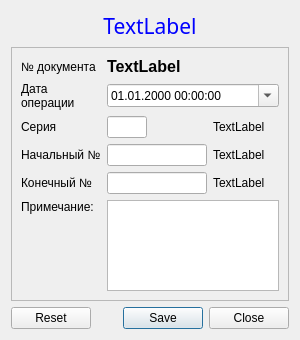
<?xml version="1.0" encoding="UTF-8"?>
<ui version="4.0">
 <class>DocNewDialog</class>
 <widget class="QDialog" name="DocNewDialog">
  <property name="geometry">
   <rect>
    <x>0</x>
    <y>0</y>
    <width>300</width>
    <height>340</height>
   </rect>
  </property>
  <property name="windowTitle">
   <string>Dialog</string>
  </property>
  <layout class="QGridLayout" name="gridLayout">
   <item row="0" column="0">
    <widget class="QLabel" name="labelTitle">
     <property name="font">
      <font>
       <family>Noto Sans</family>
       <pointsize>16</pointsize>
       <weight>9</weight>
       <italic>false</italic>
       <bold>false</bold>
      </font>
     </property>
     <property name="styleSheet">
      <string notr="true">font: 75 16pt &quot;Noto Sans&quot;;
color: rgb(0, 0, 255);</string>
     </property>
     <property name="text">
      <string>TextLabel</string>
     </property>
     <property name="alignment">
      <set>Qt::AlignCenter</set>
     </property>
    </widget>
   </item>
   <item row="1" column="0">
    <widget class="QFrame" name="frame">
     <property name="frameShape">
      <enum>QFrame::StyledPanel</enum>
     </property>
     <property name="frameShadow">
      <enum>QFrame::Raised</enum>
     </property>
     <layout class="QGridLayout" name="gridLayout_2">
      <item row="1" column="0">
       <widget class="QLabel" name="label_4">
        <property name="text">
         <string>Дата
операции</string>
        </property>
       </widget>
      </item>
      <item row="2" column="0">
       <widget class="QLabel" name="label">
        <property name="text">
         <string>Серия</string>
        </property>
       </widget>
      </item>
      <item row="2" column="1">
       <widget class="QLineEdit" name="lineEditSerial">
        <property name="minimumSize">
         <size>
          <width>40</width>
          <height>0</height>
         </size>
        </property>
        <property name="maximumSize">
         <size>
          <width>40</width>
          <height>16777215</height>
         </size>
        </property>
        <property name="clearButtonEnabled">
         <bool>false</bool>
        </property>
       </widget>
      </item>
      <item row="2" column="2">
       <widget class="QLabel" name="labelInfoSer">
        <property name="text">
         <string>TextLabel</string>
        </property>
       </widget>
      </item>
      <item row="3" column="0">
       <widget class="QLabel" name="label_2">
        <property name="text">
         <string>Начальный №</string>
        </property>
       </widget>
      </item>
      <item row="0" column="0">
       <widget class="QLabel" name="label_5">
        <property name="text">
         <string>№ документа</string>
        </property>
       </widget>
      </item>
      <item row="3" column="1">
       <widget class="QLineEdit" name="lineEditBeginNum">
        <property name="minimumSize">
         <size>
          <width>100</width>
          <height>0</height>
         </size>
        </property>
        <property name="maximumSize">
         <size>
          <width>100</width>
          <height>16777215</height>
         </size>
        </property>
       </widget>
      </item>
      <item row="3" column="2">
       <widget class="QLabel" name="labelInfoBeg">
        <property name="text">
         <string>TextLabel</string>
        </property>
       </widget>
      </item>
      <item row="4" column="0">
       <widget class="QLabel" name="label_3">
        <property name="text">
         <string>Конечный №</string>
        </property>
       </widget>
      </item>
      <item row="4" column="1">
       <widget class="QLineEdit" name="lineEditEndNum">
        <property name="minimumSize">
         <size>
          <width>100</width>
          <height>0</height>
         </size>
        </property>
        <property name="maximumSize">
         <size>
          <width>100</width>
          <height>16777215</height>
         </size>
        </property>
       </widget>
      </item>
      <item row="4" column="2">
       <widget class="QLabel" name="labelInfoEnd">
        <property name="text">
         <string>TextLabel</string>
        </property>
       </widget>
      </item>
      <item row="1" column="1" colspan="2">
       <widget class="QDateTimeEdit" name="dateDoc">
        <property name="wrapping">
         <bool>false</bool>
        </property>
        <property name="displayFormat">
         <string>dd.MM.yyyy hh:mm:ss</string>
        </property>
        <property name="calendarPopup">
         <bool>true</bool>
        </property>
       </widget>
      </item>
      <item row="0" column="1">
       <widget class="QLabel" name="labelNumDoc">
        <property name="font">
         <font>
          <pointsize>12</pointsize>
          <weight>75</weight>
          <bold>true</bold>
         </font>
        </property>
        <property name="text">
         <string>TextLabel</string>
        </property>
       </widget>
      </item>
      <item row="5" column="0" alignment="Qt::AlignTop">
       <widget class="QLabel" name="label_6">
        <property name="text">
         <string>Примечание:</string>
        </property>
       </widget>
      </item>
      <item row="5" column="1" colspan="2">
       <widget class="QPlainTextEdit" name="plainTextEditComments"/>
      </item>
     </layout>
    </widget>
   </item>
   <item row="2" column="0">
    <widget class="QDialogButtonBox" name="buttonBox">
     <property name="standardButtons">
      <set>QDialogButtonBox::Close|QDialogButtonBox::Reset|QDialogButtonBox::Save</set>
     </property>
    </widget>
   </item>
  </layout>
 </widget>
 <tabstops>
  <tabstop>dateDoc</tabstop>
  <tabstop>lineEditSerial</tabstop>
  <tabstop>lineEditBeginNum</tabstop>
  <tabstop>lineEditEndNum</tabstop>
  <tabstop>plainTextEditComments</tabstop>
 </tabstops>
 <resources/>
 <connections/>
</ui>
